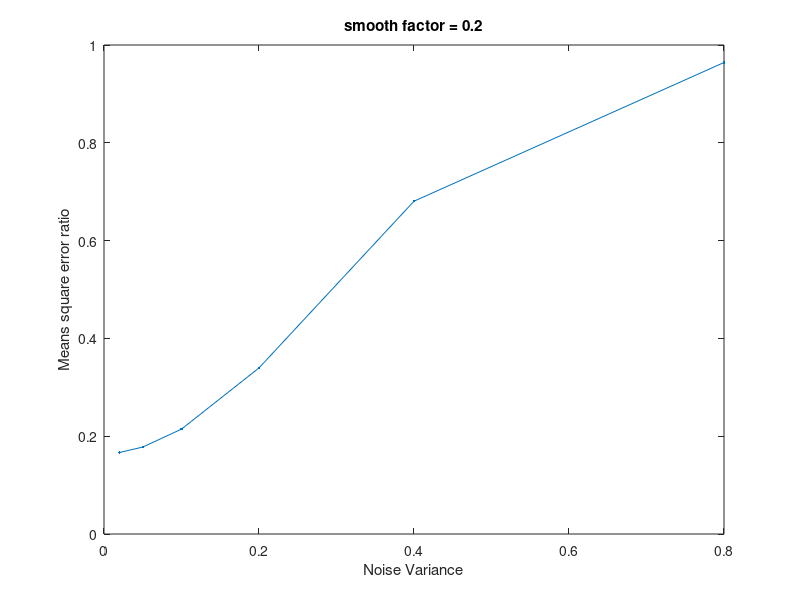

Source code (MATLAB):
X = [0.8 0.4 0.2 0.1 0.05 0.02]
Y = [0.9642 0.6806 0.3396 0.2145 0.1778 0.1667]

plot(X, Y, '.-');
title('smooth factor = 0.2');
xlabel('Noise Variance');
ylabel('Means square error ratio');